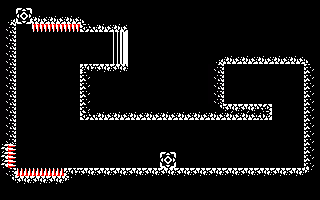

A level layout from a 2D game, rendered from its tile map. Below: a short description, then the map file with its tile-grid data intact:
An orthogonal 20x25 tile map with 16x8 px tiles, 1 tile layer (Capa de Patrones 1).

<map version="1.2" tiledversion="1.2.4" orientation="orthogonal" renderorder="right-down" width="20" height="25" tilewidth="16" tileheight="8" infinite="0" nextlayerid="2" nextobjectid="1">
 <tileset firstgid="1" source="tileset.tsx" />
 <layer id="1" name="Capa de Patrones 1" width="20" height="25">
  <data encoding="csv">
1,1,1,1,1,1,1,1,1,1,1,1,1,1,1,1,1,1,1,1,
1,28,1,1,1,1,1,1,1,1,1,1,1,1,1,1,1,1,1,1,
19,32,13,13,13,20,1,1,1,1,1,1,1,1,1,1,1,1,1,1,
14,1,6,6,6,15,13,13,1,1,1,1,1,1,1,1,1,1,1,1,
14,1,1,1,1,1,1,5,1,1,1,1,1,1,1,1,1,1,1,1,
14,1,1,1,1,1,1,5,1,1,1,1,1,1,1,1,1,1,1,1,
14,1,1,1,1,1,1,5,1,1,1,1,1,1,1,1,1,1,1,1,
14,1,1,1,1,1,1,5,1,1,1,1,1,19,13,13,13,13,13,20,
14,1,1,1,1,11,9,9,1,1,1,1,1,14,1,1,1,1,1,10,
14,1,1,1,1,10,1,1,1,1,1,1,1,14,1,1,1,1,1,10,
14,1,1,1,1,10,1,1,1,1,1,1,1,14,1,1,1,1,1,10,
14,1,1,1,1,10,1,1,1,1,1,1,1,14,1,1,1,1,1,10,
14,1,1,1,1,10,1,1,1,1,1,1,1,14,1,1,1,1,1,10,
14,1,1,1,1,10,1,1,1,1,1,1,1,23,9,9,12,1,1,10,
14,1,1,1,1,15,13,13,13,13,13,13,13,13,13,13,16,1,1,10,
14,1,1,1,1,1,1,1,1,1,1,1,1,1,1,1,1,1,1,10,
14,1,1,1,1,1,1,1,1,1,1,1,1,1,1,1,1,1,1,10,
14,1,1,1,1,1,1,1,1,1,1,1,1,1,1,1,1,1,1,10,
18,1,1,1,1,1,1,1,1,1,1,1,1,1,1,1,1,1,1,10,
18,1,1,1,1,1,1,1,1,1,28,1,1,1,1,1,1,1,1,10,
18,1,1,1,1,1,1,1,1,1,32,1,1,1,1,1,1,1,1,10,
14,2,2,2,11,9,9,9,9,9,9,9,9,9,9,9,9,9,9,24,
23,9,9,9,24,1,1,1,1,1,1,1,1,1,1,1,1,1,1,1,
1,1,1,1,1,1,1,1,1,1,1,1,1,1,1,1,1,1,1,1,
1,1,1,1,1,1,1,1,1,1,1,1,1,1,1,1,1,1,1,1
</data>
 </layer>
</map>
